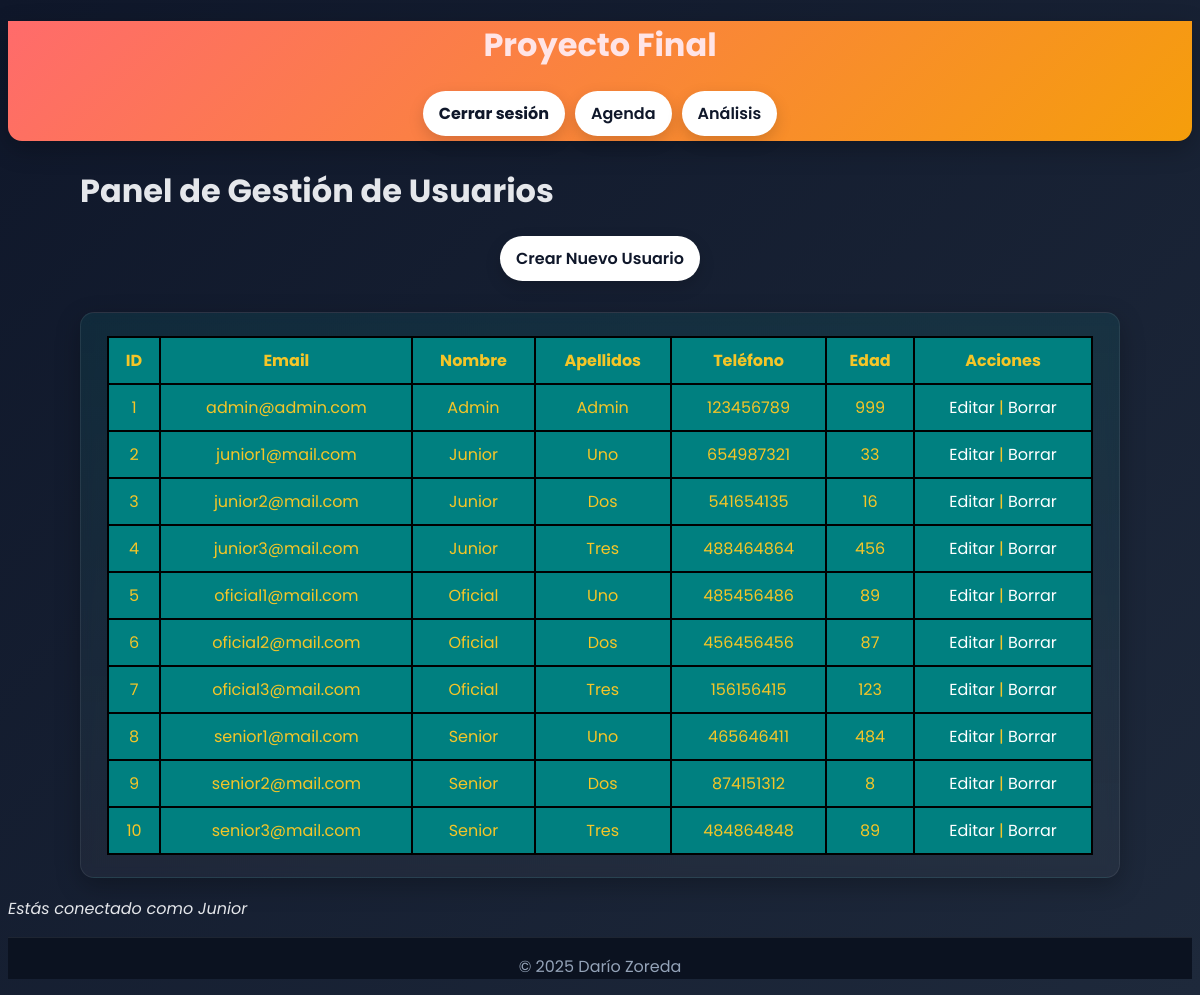
The app's page /usuarios (signed in), older data.
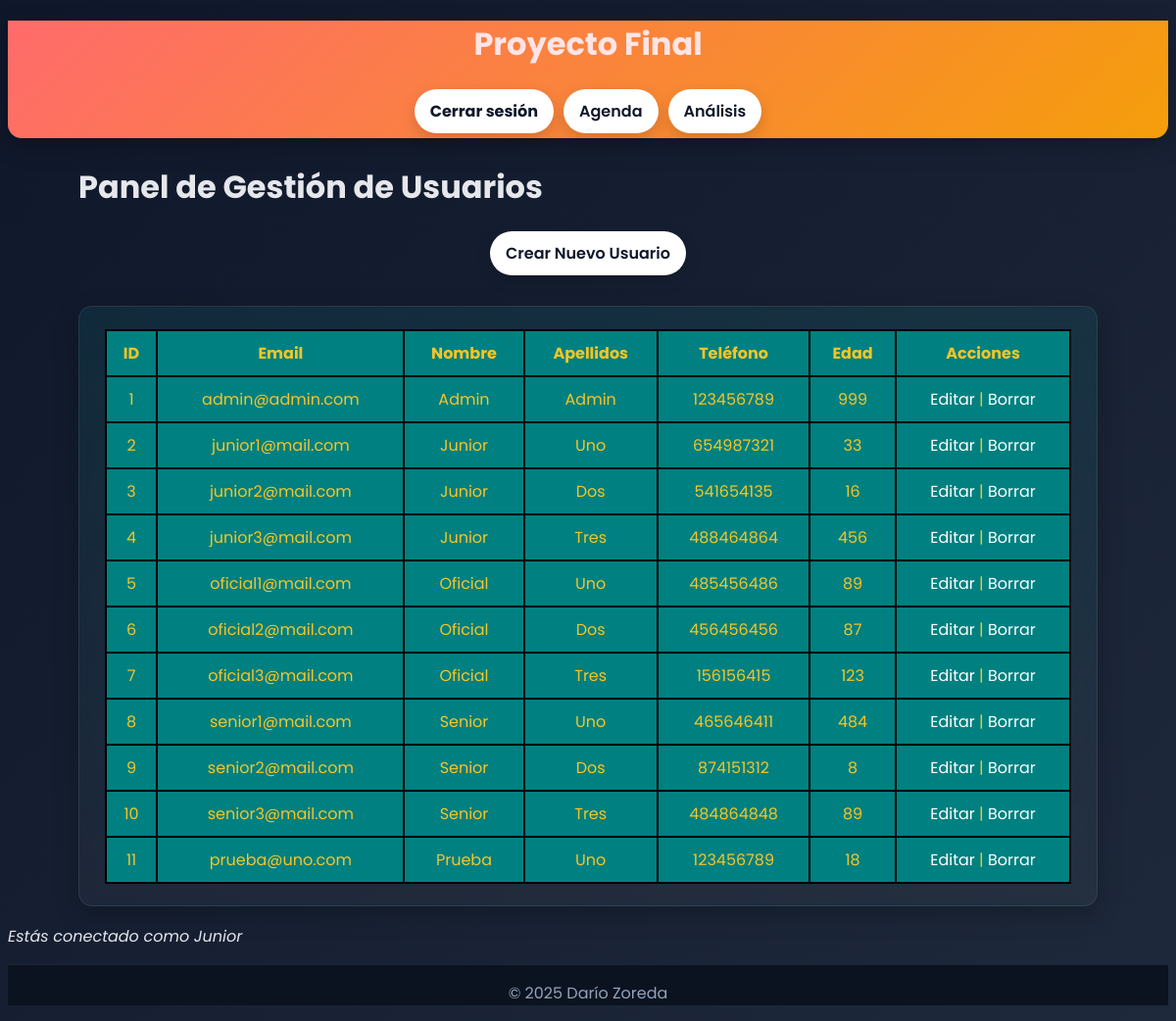
The same page, newer data.
### app/models.py (models this page shows, shortened)
class User(db.Model, UserMixin):
    __tablename__ = 'usuarios'
    id: so.Mapped[int] = so.mapped_column(primary_key=True)
    email: so.Mapped[str] = so.mapped_column(sa.String(64), index=True, unique=True)
    nombre: so.Mapped[str] = so.mapped_column(sa.String(64), index=True, unique=False)
    apellidos: so.Mapped[str] = so.mapped_column(sa.String(64), index=True, unique=False)
    telefono: so.Mapped[int] = so.mapped_column(sa.Integer(), index=True, unique=False)
    edad: so.Mapped[int] = so.mapped_column(sa.Integer(), index=True, unique=False)
    hash_contraseña: so.Mapped[str] = so.mapped_column(sa.String(256))

### app/usuarios/routes.py (the view)
@usuarios_bp.route('/usuarios')
@login_required
def index():
    users = User.query.all()
    return render_template('usuarios/tabla.html', users=users, title='Vista general')

### app/models.py (called while the page is built)
@acceso.user_loader
def load_user(user_id: str):
    try:
        return db.session.get(User, int(user_id))
    except Exception:
        return None

### app/templates/usuarios/tabla.html
{% extends "base.html" %}
{% block content %}
<div class="container">
  <h1>Panel de Gestión de Usuarios</h1>
    <nav>
      <a href="{{ url_for('usuarios.create') }}">Crear Nuevo Usuario</a>
    </nav>
  {% if users %}
  <div class="bloque_contenido">
  <table class="usuarios">
    <thead>
      <tr>
        <th>ID</th>
        <th>Email</th>
        <th>Nombre</th>
        <th>Apellidos</th>
        <th>Teléfono</th>
        <th>Edad</th>
        <th>Acciones</th>
      </tr>
    </thead>
    <tbody>
    {% for u in users %}
      <tr>
        <td>{{ u.id }}</td>
        <td>{{ u.email }}</td>
        <td>{{ u.nombre }}</td>
        <td>{{ u.apellidos }}</td>
        <td>{{ u.telefono }}</td>
        <td>{{ u.edad }}</td>
        <td>
          <a href="{{ url_for('usuarios.confirmar', user_id=u.id) }}">Editar</a> |
          <a href="{{ url_for('usuarios.delete', user_id=u.id) }}">Borrar</a>
        </td>
      </tr>
    {% endfor %}
    </tbody>
  </table>
  </div>
  {% endif %}
</div>
{% endblock %}

### app/templates/base.html (shortened to what this page needs)
<!DOCTYPE html>
<html lang="es">
<head>
    <link rel="stylesheet" href="{{ url_for('static', filename='css/styles.css') }}">
</head>
<body>
    <header>
        <h1><a href="{{ url_for('inicio') }}"> Proyecto Final </a></h1>
        <nav>
            {% if current_user.is_anonymous %}
            <a href="{{ url_for('usuarios.login') }}"><b>Acceder</b></a>
            {% else %}
            <a href="{{ url_for('usuarios.logout') }}"><b>Cerrar sesión</b></a>
            {% endif %}
            <a href="{{ url_for('agenda.index') }}">Agenda</a>
            <a href="{{ url_for('analisis.index') }}">Análisis</a>
        </nav>
    </header>
    <main>
        {% block content %}
        {% endblock %}
    {% if current_user.is_authenticated %}
    <p><em>Estás conectado como {{ current_user.nombre }}</em></p>
    {% endif %}
    </main>
    <footer>
        <p>&copy; 2025 Darío Zoreda</p>
    </footer>
</body>
</html>

Row changes from the older to the newer data that the page shows:
added User: id "11", email "prueba@uno.com", nombre "Prueba", apellidos "Uno", telefono "123456789", edad "18"
